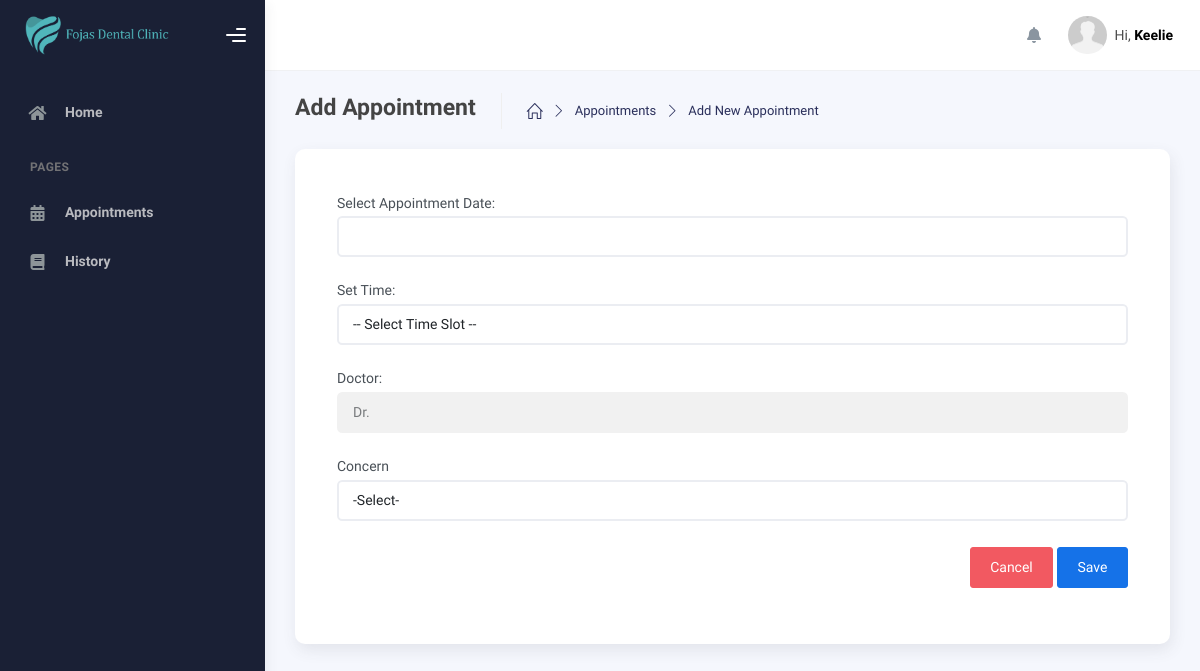
Before: /modules/patients/select-dentist.php?user_id=20254836 (signed in) with the older database file.
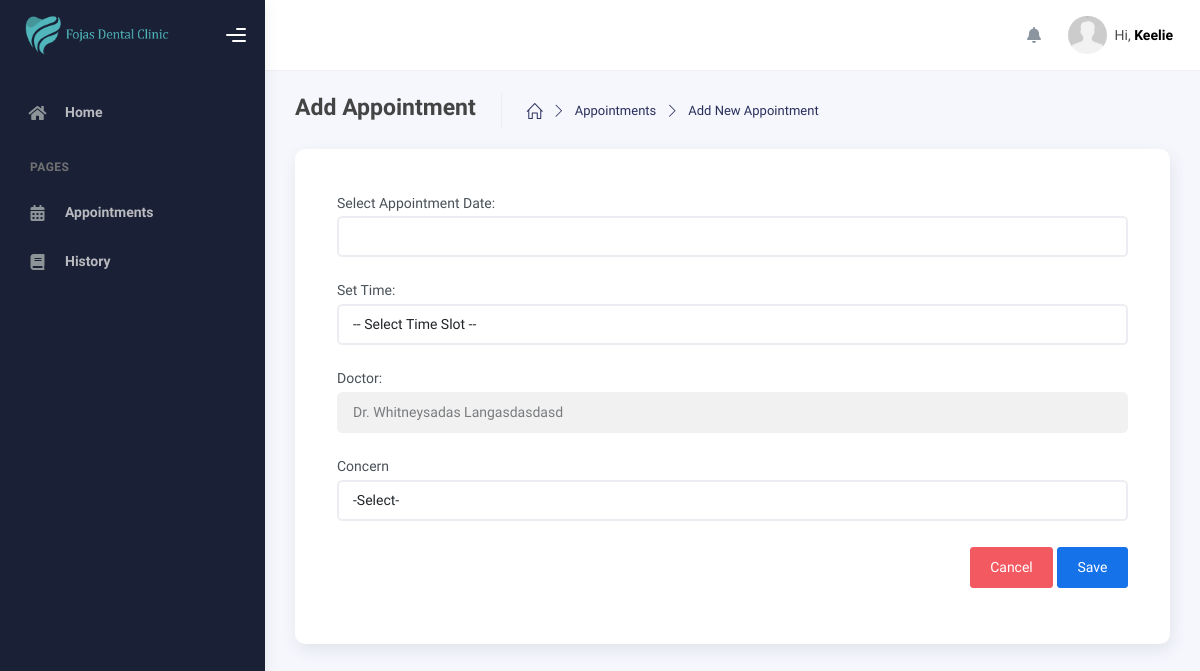
After: the same page with the newer database file.
### tables this page shows
CREATE TABLE `schedule` (
  `id` int(11) NOT NULL,
  `user_id` int(255) NOT NULL,
  `day` varchar(150) NOT NULL,
  `start_time` varchar(100) NOT NULL,
  `end_time` varchar(100) NOT NULL,
  `date_created` date NOT NULL,
  `date_updated` date NOT NULL
);

CREATE TABLE `users` (
  `id` int(11) NOT NULL,
  `user_id` int(100) NOT NULL,
  `role_id` int(11) NOT NULL,
  `first_name` varchar(250) NOT NULL,
  `middle_name` varchar(255) NOT NULL,
  `last_name` varchar(255) NOT NULL,
  `mobile_number` varchar(255) NOT NULL,
  `email` varchar(255) DEFAULT NULL,
  `password` varchar(255) NOT NULL,
  `date_of_birth` date NOT NULL,
  `date_created` date NOT NULL,
  `date_updated` date NOT NULL,
  `token` varchar(255) DEFAULT NULL,
  `address` varchar(255) DEFAULT NULL,
  `otp` varchar(100) DEFAULT NULL
);

### modules/patients/select-dentist.php (the view, shortened to what this page needs)
<?php
include_once($_SERVER['DOCUMENT_ROOT'] . '/dental_appointment/includes/header.php');
include_once($_SERVER['DOCUMENT_ROOT'] . '/dental_appointment/modules/queries/notification.php');
?>
    <div class="wrapper">
      <?php include '../../includes/sidebar.php'; ?>
      <div class="main-panel">
        <?php include '../../includes/topbar.php'; ?>
        <div class="container">
          <div class="page-inner">
            <div class="page-header">
            <span class="d-flex justify-content-between align-items-center w-100">
                    <span class="d-flex">
                        <h4 class="page-title">Add Appointment</h4>
                        <ul class="breadcrumbs d-flex justify-items-center align-items-center">
                            <li class="nav-home">
                            <a href="dashboard.php">
                                <i class="icon-home"></i>
                            </a>
                            </li>
                            <li class="separator">
                            <i class="icon-arrow-right"></i>
                            </li>
                            <li class="nav-item">
                            <a href="appointments.php">Appointments</a>
                            </li>
                            <li class="separator">
                            <i class="icon-arrow-right"></i>
                            </li>
                            <li class="nav-item">
                            <a href="#">Add New Appointment</a>
                            </li>
                        </ul>
                    </span>
                </span>
            </div>
            <div class="page-category">
                <div class="card p-5">
                    <?php
                    if(isset($_GET['user_id'])){
                        $user_id = $_GET['user_id'];
                        $query_dentist = "SELECT users.user_id AS user_id, users.first_name AS first_name, users.middle_name AS middle_name, users.last_name AS last_name, users.mobile_number AS mobile_number, users.email AS email, schedule.user_id AS schedule_user_id, schedule.day AS day , schedule.start_time AS start_time , schedule.end_time AS end_time
                        FROM
                        users
                        LEFT JOIN schedule
                        ON users.user_id = schedule.user_id
                        WHERE users.role_id = '3' AND users.user_id =  '$user_id'";
                        $run_dentist = mysqli_query($conn,$query_dentist);
                        $row_dentist = mysqli_fetch_assoc($run_dentist);
                        ?>
                            <form action="" method="POST">
                                <label>Select Appointment Date:</label>
                                <input type="text" class="appointment_date form-control mb-4" name="appointment_date">
                                <label for="">Set Time:</label>
                                <select name="appointment_time" class="form-control mb-4" required>
                                    <option value="">-- Select Time Slot --</option>
                                </select>
                                <label for="">Doctor:</label>
                                <input type="text" name="dentist" class="form-control mb-4" value="<?= 'Dr. ' . $row_dentist['first_name']. " " . $row_dentist['last_name']?> " readonly>
                                <label for="">Concern</label>
                                <select name="concern" id="" class="form-control">
                                    <option value="">-Select-</option>
                                </select>
                                <br>
                                <div class="text-end w-100">
                                    <a href="appointments.php" class="btn btn-danger">Cancel</a>
                                    <input type="submit" class="btn btn-primary" name="save" value="Save">
                                </div>
                            </form>
                        <?php
                    }
                    ?>
                </div>
            </div>
          </div>
        </div>
      </div>
    </div>
<?php
  include_once($_SERVER['DOCUMENT_ROOT'] . '/dental_appointment/includes/scripts.php');
?>
</body>
</html>

Changed rows visible on the page:
added schedule: dentist "Dr. Whitneysadas Langasdasdasd"
Other visible differences:
form field dentist: "Dr." → (not shown)
